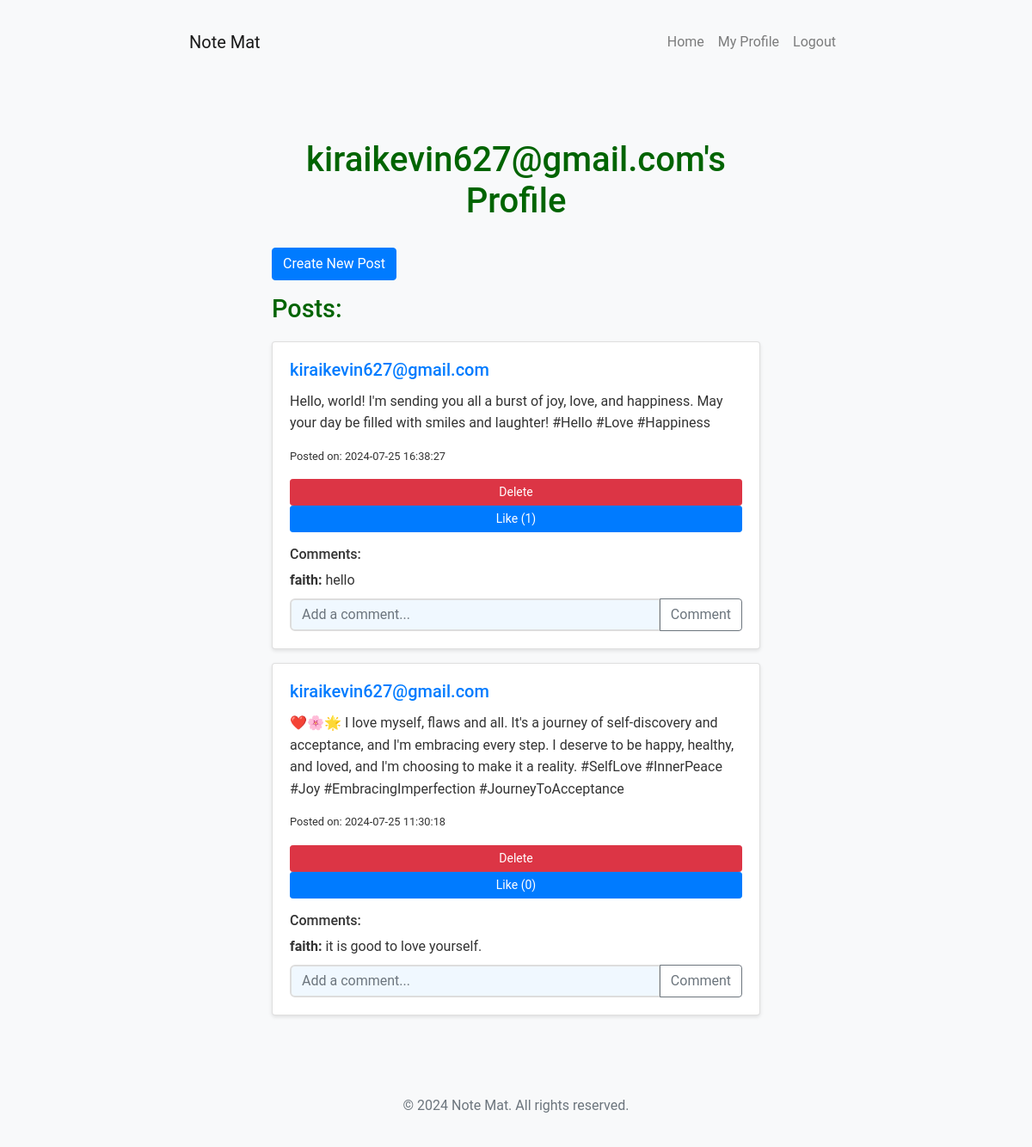
Before: /profile/kiraikevin627@gmail.com (signed in) with the older database file.
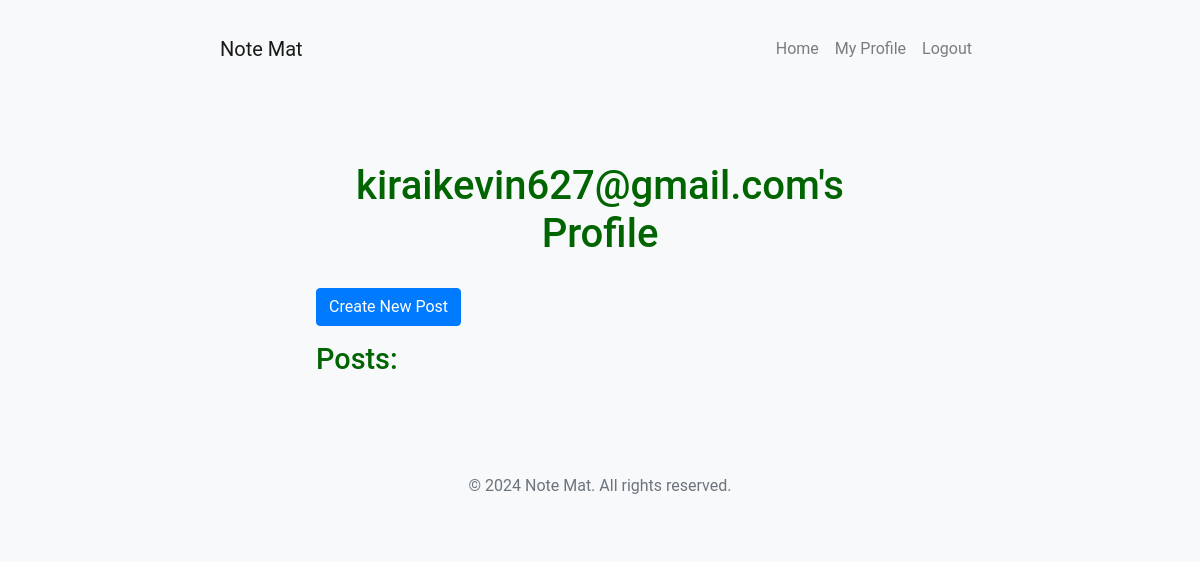
After: the same page with the newer database file.
### models.py (models this page shows)
class User(UserMixin, db.Model):
    id = db.Column(db.Integer, primary_key=True)
    username = db.Column(db.String(64), unique=True, nullable=False)
    password = db.Column(db.String(128), nullable=False)
    posts = db.relationship('Post', backref='author', lazy='dynamic')
    comments = db.relationship('Comment', backref='author', lazy='dynamic')
    likes = db.relationship('Like', backref='user', lazy='dynamic')

class Post(db.Model):
    id = db.Column(db.Integer, primary_key=True)
    content = db.Column(db.Text, nullable=False)
    timestamp = db.Column(db.DateTime, index=True, default=datetime.utcnow)
    user_id = db.Column(db.Integer, db.ForeignKey('user.id'))
    comments = db.relationship('Comment', backref='post', lazy='dynamic', cascade='all, delete-orphan')
    likes = db.relationship('Like', backref='post', lazy='dynamic', cascade='all, delete-orphan')

class Comment(db.Model):
    id = db.Column(db.Integer, primary_key=True)
    content = db.Column(db.Text, nullable=False)
    timestamp = db.Column(db.DateTime, index=True, default=datetime.utcnow)
    user_id = db.Column(db.Integer, db.ForeignKey('user.id'))
    post_id = db.Column(db.Integer, db.ForeignKey('post.id'))

### app.py (the view)
@app.route('/profile/<username>')
@login_required
def profile(username):
    user = User.query.filter_by(username=username).first_or_404()
    posts = Post.query.filter_by(author=user).order_by(Post.timestamp.desc()).all()
    return render_template('profile.html', user=user, posts=posts)

### app.py (called while the page is built)
@login_manager.user_loader
def load_user(user_id):
    return User.query.get(int(user_id))

### templates/profile.html (shortened to what this page needs)
{% extends "base.html" %}
{% block content %}
<div class="container">
    <h1>{{ user.username }}'s Profile</h1>
    {% if user == current_user %}
        <a href="{{ url_for('new_post') }}" class="btn btn-primary mb-3">Create New Post</a>
    {% endif %}
    <h2>Posts:</h2>
    {% for post in posts %}
    <div class="card mb-3">
        <div class="card-body">
            <h5 class="card-title">
                <a href="{{ url_for('profile', username=post.author.username) }}">{{ post.author.username }}</a>
            </h5>
            <p class="card-text">{{ post.content }}</p>
            <p class="small">Posted on: {{ post.timestamp.strftime('%Y-%m-%d %H:%M:%S') }}</p>
            {% if current_user.id == post.author.id %}
            <form action="{{ url_for('delete_post', post_id=post.id) }}" method="POST" style="display: inline;">
                <button type="submit" class="btn btn-danger btn-sm" onclick="return confirm('Are you sure you want to delete this post?');">Delete</button>
            </form>
            {% endif %}
            <form action="{{ url_for('like_post', post_id=post.id) }}" method="POST" style="display: inline;">
                <button type="submit" class="btn btn-primary btn-sm">Like ({{ post.likes.count() }})</button>
            </form>
            <h6 class="mt-3">Comments:</h6>
            {% for comment in post.comments %}
            <div class="comment mb-2">
                <strong>{{ comment.author.username }}:</strong> {{ comment.content }}
            </div>
            {% endfor %}
            <form action="{{ url_for('comment_post', post_id=post.id) }}" method="POST" class="mt-2">
                <div class="input-group">
                    <input type="text" name="content" class="form-control" placeholder="Add a comment...">
                    <div class="input-group-append">
                        <button type="submit" class="btn btn-outline-secondary">Comment</button>
                    </div>
                </div>
            </form>
        </div>
    </div>
    {% endfor %}
</div>
{% endblock %}

### templates/base.html (shortened to what this page needs)
<!DOCTYPE html>
<html lang="en">
<head>
    <link rel="stylesheet" href="https://stackpath.bootstrapcdn.com/bootstrap/4.5.2/css/bootstrap.min.css">
    <link rel="stylesheet" href="{{ url_for('static', filename='styles.css') }}">
</head>
<body>
    <nav class="navbar navbar-expand-lg navbar-light bg-light">
        <div class="container">
            <a class="navbar-brand" href="{{ url_for('home') }}">Note Mat</a>
            <div class="collapse navbar-collapse" id="navbarNav">
                <ul class="navbar-nav ml-auto">
                    {% if current_user.is_authenticated %}
                        <li class="nav-item">
                            <a class="nav-link" href="{{ url_for('home') }}">Home</a>
                        </li>
                        <li class="nav-item">
                            <a class="nav-link" href="{{ url_for('profile', username=current_user.username) }}">My Profile</a>
                        </li>
                        <li class="nav-item">
                            <a class="nav-link" href="{{ url_for('logout') }}">Logout</a>
                        </li>
                    {% endif %}
                </ul>
            </div>
        </div>
    </nav>
    <div class="container mt-4">
        {% block content %}{% endblock %}
    </div>
    <footer class="footer mt-auto py-3 bg-light">
        <div class="container text-center">
            <span class="text-muted">© 2024 Note Mat. All rights reserved.</span>
        </div>
    </footer>
</body>
</html>

### static/styles.css (style rules this page uses)
:root { --bg-color: #f0f8ff; --text-color: #333; --header-color: #006400; --section-bg: #ffffff; --button-bg: #4CAF50; --button-hover: #45a049; --input-border: #ddd; --result-bg: #e6e6e6; }
body { font-family: 'Roboto', Arial, sans-serif; line-height: 1.6; margin: 0; padding: 0; background-color: var(--bg-color); color: var(--text-color); transition: background-color 0.3s, color 0.3s; }
.container { width: 80%; max-width: 1200px; margin: auto; overflow: hidden; padding: 20px; }
h1 { color: var(--header-color); text-align: center; font-size: 2.5em; margin-bottom: 30px; }
h2 { color: var(--header-color); font-size: 1.8em; margin-bottom: 20px; }
body { background-color: #f8f9fa; }
.container { max-width: 800px; }

Changed rows visible on the page:
removed Post: author.username "kiraikevin627@gmail.com", content "Hello, world! I'm sending you all a burst of joy, love, and happiness. May your day be filled with smiles and laughter! #Hello #Love #Happiness", timestamp "2024-07-25 16:38:27", likes.count "1"
removed Comment: author.username "faith", content "hello", shown under "kiraikevin627@gmail.com"
removed Post: author.username "kiraikevin627@gmail.com", content "❤️🌸🌟 I love myself, flaws and all. It's a journey of self-discovery and acceptance, and I'm embracing every step. I deserve to be happy, healthy, and loved, and I'm choosing to make it a reality. #SelfLove #InnerPeace #Joy #EmbracingImperfection #JourneyToAcceptance", timestamp "2024-07-25 11:30:18", likes.count "0"
removed Comment: author.username "faith", content "it is good to love yourself.", shown under "kiraikevin627@gmail.com"
